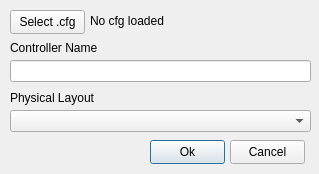
<?xml version="1.0" encoding="UTF-8"?>
<ui version="4.0">
 <class>CustomFile</class>
 <widget class="QDialog" name="CustomFile">
  <property name="windowModality">
   <enum>Qt::ApplicationModal</enum>
  </property>
  <property name="geometry">
   <rect>
    <x>0</x>
    <y>0</y>
    <width>319</width>
    <height>174</height>
   </rect>
  </property>
  <property name="windowTitle">
   <string>Custom Config</string>
  </property>
  <property name="windowIcon">
   <iconset theme="accessories-text-editor">
    <normaloff>.</normaloff>.</iconset>
  </property>
  <property name="modal">
   <bool>true</bool>
  </property>
  <widget class="QComboBox" name="controllerCombo">
   <property name="geometry">
    <rect>
     <x>10</x>
     <y>110</y>
     <width>301</width>
     <height>22</height>
    </rect>
   </property>
  </widget>
  <widget class="QLabel" name="label">
   <property name="geometry">
    <rect>
     <x>10</x>
     <y>40</y>
     <width>131</width>
     <height>16</height>
    </rect>
   </property>
   <property name="text">
    <string>Controller Name</string>
   </property>
  </widget>
  <widget class="QLineEdit" name="nameEdit">
   <property name="geometry">
    <rect>
     <x>10</x>
     <y>60</y>
     <width>301</width>
     <height>22</height>
    </rect>
   </property>
  </widget>
  <widget class="QLabel" name="label_2">
   <property name="geometry">
    <rect>
     <x>10</x>
     <y>90</y>
     <width>191</width>
     <height>16</height>
    </rect>
   </property>
   <property name="text">
    <string>Physical Layout</string>
   </property>
  </widget>
  <widget class="QPushButton" name="cancelButton">
   <property name="geometry">
    <rect>
     <x>230</x>
     <y>140</y>
     <width>75</width>
     <height>24</height>
    </rect>
   </property>
   <property name="text">
    <string>Cancel</string>
   </property>
  </widget>
  <widget class="QPushButton" name="okButton">
   <property name="geometry">
    <rect>
     <x>150</x>
     <y>140</y>
     <width>75</width>
     <height>24</height>
    </rect>
   </property>
   <property name="text">
    <string>Ok</string>
   </property>
   <property name="default">
    <bool>true</bool>
   </property>
  </widget>
  <widget class="QPushButton" name="loadButton">
   <property name="geometry">
    <rect>
     <x>10</x>
     <y>10</y>
     <width>75</width>
     <height>24</height>
    </rect>
   </property>
   <property name="text">
    <string>Select .cfg</string>
   </property>
  </widget>
  <widget class="QLabel" name="cfgLabel">
   <property name="geometry">
    <rect>
     <x>90</x>
     <y>10</y>
     <width>221</width>
     <height>21</height>
    </rect>
   </property>
   <property name="text">
    <string>No cfg loaded</string>
   </property>
  </widget>
 </widget>
 <resources/>
 <connections/>
</ui>
